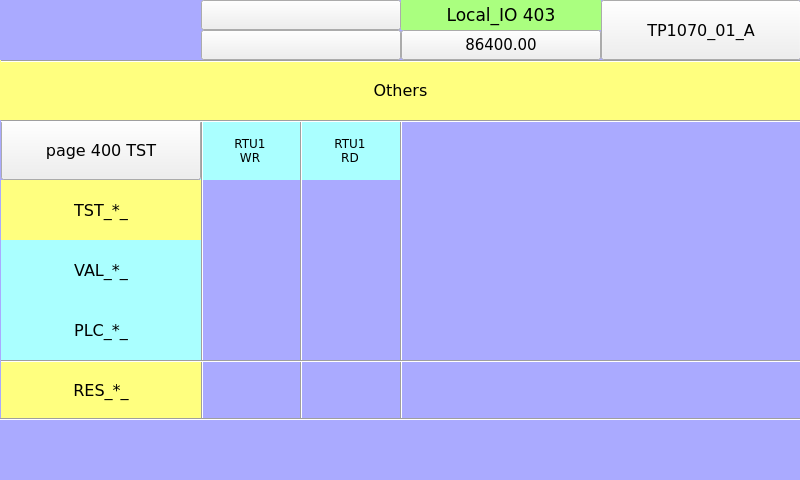
<?xml version="1.0" encoding="UTF-8"?>
<ui version="4.0">
 <class>page403</class>
 <widget class="QWidget" name="page403">
  <property name="geometry">
   <rect>
    <x>0</x>
    <y>0</y>
    <width>800</width>
    <height>480</height>
   </rect>
  </property>
  <property name="minimumSize">
   <size>
    <width>800</width>
    <height>480</height>
   </size>
  </property>
  <property name="maximumSize">
   <size>
    <width>800</width>
    <height>480</height>
   </size>
  </property>
  <property name="windowTitle">
   <string>page403</string>
  </property>
  <property name="styleSheet">
   <string notr="true">QWidget#page403
{
background-color: rgb(170, 170, 255);
}</string>
  </property>
  <widget class="ATCMled" name="atcmLed_PLC_RTU_RD">
   <property name="geometry">
    <rect>
     <x>300</x>
     <y>300</y>
     <width>100</width>
     <height>60</height>
    </rect>
   </property>
   <property name="toolTip">
    <string>RTU_RTU_RD</string>
   </property>
   <property name="whatsThis">
    <string>ATCMled widget</string>
   </property>
   <property name="font">
    <font>
     <family>DejaVu Sans</family>
     <pointsize>8</pointsize>
    </font>
   </property>
   <property name="variable">
    <string>RTU_RTU_RD</string>
   </property>
   <property name="refresh">
    <number>500</number>
   </property>
   <property name="viewStatus">
    <bool>false</bool>
   </property>
   <property name="visibilityVar">
    <string>TST_RTU1_RD</string>
   </property>
   <property name="onIcon">
    <iconset>
     <normaloff>:/on.png</normaloff>:/on.png</iconset>
   </property>
   <property name="offIcon">
    <iconset>
     <normaloff>:/off.png</normaloff>:/off.png</iconset>
   </property>
  </widget>
  <widget class="QLabel" name="label_RTU_AnIn_20">
   <property name="geometry">
    <rect>
     <x>0</x>
     <y>60</y>
     <width>801</width>
     <height>60</height>
    </rect>
   </property>
   <property name="font">
    <font>
     <family>DejaVu Sans</family>
     <pointsize>12</pointsize>
    </font>
   </property>
   <property name="styleSheet">
    <string notr="true">background-color: rgb(255, 255, 127);</string>
   </property>
   <property name="text">
    <string>Others</string>
   </property>
   <property name="alignment">
    <set>Qt::AlignCenter</set>
   </property>
  </widget>
  <widget class="QLabel" name="label_TST_DigIn_">
   <property name="geometry">
    <rect>
     <x>1</x>
     <y>180</y>
     <width>200</width>
     <height>60</height>
    </rect>
   </property>
   <property name="font">
    <font>
     <family>DejaVu Sans</family>
     <pointsize>12</pointsize>
    </font>
   </property>
   <property name="styleSheet">
    <string notr="true">background-color: rgb(255, 255, 127);</string>
   </property>
   <property name="text">
    <string>TST_*_</string>
   </property>
   <property name="alignment">
    <set>Qt::AlignCenter</set>
   </property>
  </widget>
  <widget class="ATCMbutton" name="atcmButton_6">
   <property name="geometry">
    <rect>
     <x>601</x>
     <y>0</y>
     <width>200</width>
     <height>60</height>
    </rect>
   </property>
   <property name="font">
    <font>
     <family>DejaVu Sans</family>
     <pointsize>12</pointsize>
     <weight>50</weight>
     <bold>false</bold>
    </font>
   </property>
   <property name="toolTip">
    <string/>
   </property>
   <property name="whatsThis">
    <string>ATCMbutton widget</string>
   </property>
   <property name="pageName">
    <string>menu</string>
   </property>
   <property name="statusvar">
    <string/>
   </property>
   <property name="viewStatus">
    <bool>false</bool>
   </property>
   <property name="refresh">
    <number>200</number>
   </property>
   <property name="visibilityVar">
    <string/>
   </property>
   <property name="bgColor">
    <color>
     <red>170</red>
     <green>255</green>
     <blue>255</blue>
    </color>
   </property>
   <property name="borderColor">
    <color>
     <red>0</red>
     <green>0</green>
     <blue>0</blue>
    </color>
   </property>
   <property name="text">
    <string>TP1070_01_A</string>
   </property>
   <property name="pressText">
    <string>TP1070_01_A</string>
   </property>
   <property name="borderWidth">
    <number>1</number>
   </property>
   <property name="borderRadius">
    <number>0</number>
   </property>
   <property name="apparence">
    <enum>QFrame::Raised</enum>
   </property>
  </widget>
  <widget class="Line" name="line_6">
   <property name="geometry">
    <rect>
     <x>400</x>
     <y>120</y>
     <width>3</width>
     <height>300</height>
    </rect>
   </property>
   <property name="font">
    <font>
     <family>DejaVu Sans</family>
     <pointsize>8</pointsize>
    </font>
   </property>
   <property name="orientation">
    <enum>Qt::Vertical</enum>
   </property>
  </widget>
  <widget class="QLabel" name="label_Qt_Project_2">
   <property name="geometry">
    <rect>
     <x>401</x>
     <y>0</y>
     <width>200</width>
     <height>30</height>
    </rect>
   </property>
   <property name="font">
    <font>
     <family>DejaVu Sans</family>
     <pointsize>13</pointsize>
    </font>
   </property>
   <property name="styleSheet">
    <string notr="true">background-color: rgb(170, 255, 127);</string>
   </property>
   <property name="text">
    <string>Local_IO 403</string>
   </property>
   <property name="alignment">
    <set>Qt::AlignCenter</set>
   </property>
  </widget>
  <widget class="QLabel" name="label_PLC_DigIn_18">
   <property name="geometry">
    <rect>
     <x>300</x>
     <y>120</y>
     <width>100</width>
     <height>60</height>
    </rect>
   </property>
   <property name="font">
    <font>
     <family>DejaVu Sans</family>
     <pointsize>9</pointsize>
    </font>
   </property>
   <property name="styleSheet">
    <string notr="true">background-color: rgb(170, 255, 255);</string>
   </property>
   <property name="text">
    <string>RTU1
RD</string>
   </property>
   <property name="alignment">
    <set>Qt::AlignCenter</set>
   </property>
  </widget>
  <widget class="ATCMled" name="atcmLed_TST_RTU_WR">
   <property name="geometry">
    <rect>
     <x>200</x>
     <y>180</y>
     <width>100</width>
     <height>60</height>
    </rect>
   </property>
   <property name="toolTip">
    <string>TST_RTU1_WR</string>
   </property>
   <property name="whatsThis">
    <string>ATCMled widget</string>
   </property>
   <property name="font">
    <font>
     <family>DejaVu Sans</family>
     <pointsize>8</pointsize>
    </font>
   </property>
   <property name="variable">
    <string>TST_RTU1_WR</string>
   </property>
   <property name="refresh">
    <number>500</number>
   </property>
   <property name="viewStatus">
    <bool>false</bool>
   </property>
   <property name="visibilityVar">
    <string/>
   </property>
   <property name="onIcon">
    <iconset>
     <normaloff>:/on.png</normaloff>:/on.png</iconset>
   </property>
   <property name="offIcon">
    <iconset>
     <normaloff>:/off.png</normaloff>:/off.png</iconset>
   </property>
  </widget>
  <widget class="ATCMled" name="atcmLed_PLC_RTU_WR">
   <property name="geometry">
    <rect>
     <x>200</x>
     <y>300</y>
     <width>100</width>
     <height>60</height>
    </rect>
   </property>
   <property name="toolTip">
    <string>RTU_RTU_WR</string>
   </property>
   <property name="whatsThis">
    <string>ATCMled widget</string>
   </property>
   <property name="font">
    <font>
     <family>DejaVu Sans</family>
     <pointsize>8</pointsize>
    </font>
   </property>
   <property name="variable">
    <string>RTU_RTU_WR</string>
   </property>
   <property name="refresh">
    <number>500</number>
   </property>
   <property name="viewStatus">
    <bool>false</bool>
   </property>
   <property name="visibilityVar">
    <string>TST_RTU1_WR</string>
   </property>
   <property name="onIcon">
    <iconset>
     <normaloff>:/on.png</normaloff>:/on.png</iconset>
   </property>
   <property name="offIcon">
    <iconset>
     <normaloff>:/off.png</normaloff>:/off.png</iconset>
   </property>
  </widget>
  <widget class="ATCMlabel" name="atcmLabel_PLC_time">
   <property name="geometry">
    <rect>
     <x>401</x>
     <y>30</y>
     <width>200</width>
     <height>30</height>
    </rect>
   </property>
   <property name="font">
    <font>
     <family>DejaVu Sans</family>
     <pointsize>11</pointsize>
     <weight>50</weight>
     <bold>false</bold>
    </font>
   </property>
   <property name="text">
    <string>86400.00</string>
   </property>
   <property name="toolTip">
    <string>PLC_time</string>
   </property>
   <property name="whatsThis">
    <string>ATCMlabel widget</string>
   </property>
   <property name="variable">
    <string>PLC_time</string>
   </property>
   <property name="refresh">
    <number>500</number>
   </property>
   <property name="max">
    <string>0</string>
   </property>
   <property name="min">
    <string>0</string>
   </property>
   <property name="viewStatus">
    <bool>false</bool>
   </property>
   <property name="visibilityVar">
    <string/>
   </property>
   <property name="bgColor">
    <color>
     <red>170</red>
     <green>255</green>
     <blue>127</blue>
    </color>
   </property>
   <property name="borderWidth">
    <number>0</number>
   </property>
   <property name="borderRadius">
    <number>0</number>
   </property>
   <property name="apparence">
    <enum>QFrame::Plain</enum>
   </property>
  </widget>
  <widget class="Line" name="line">
   <property name="geometry">
    <rect>
     <x>201</x>
     <y>120</y>
     <width>3</width>
     <height>300</height>
    </rect>
   </property>
   <property name="font">
    <font>
     <family>DejaVu Sans</family>
     <pointsize>8</pointsize>
    </font>
   </property>
   <property name="orientation">
    <enum>Qt::Vertical</enum>
   </property>
  </widget>
  <widget class="ATCMled" name="atcmLed_VAL_RTU_WR">
   <property name="geometry">
    <rect>
     <x>200</x>
     <y>240</y>
     <width>100</width>
     <height>60</height>
    </rect>
   </property>
   <property name="toolTip">
    <string>VAL_RTU1_WR</string>
   </property>
   <property name="whatsThis">
    <string>ATCMled widget</string>
   </property>
   <property name="font">
    <font>
     <family>DejaVu Sans</family>
     <pointsize>8</pointsize>
    </font>
   </property>
   <property name="variable">
    <string>VAL_RTU1_WR</string>
   </property>
   <property name="refresh">
    <number>500</number>
   </property>
   <property name="viewStatus">
    <bool>false</bool>
   </property>
   <property name="visibilityVar">
    <string>TST_RTU1_WR</string>
   </property>
   <property name="onIcon">
    <iconset>
     <normaloff>:/on.png</normaloff>:/on.png</iconset>
   </property>
   <property name="offIcon">
    <iconset>
     <normaloff>:/off.png</normaloff>:/off.png</iconset>
   </property>
  </widget>
  <widget class="ATCManimation" name="atcmAnimation_TEST_STATUS">
   <property name="geometry">
    <rect>
     <x>1</x>
     <y>0</y>
     <width>120</width>
     <height>60</height>
    </rect>
   </property>
   <property name="toolTip">
    <string>TEST_STATUS</string>
   </property>
   <property name="whatsThis">
    <string>ATCManimation widget</string>
   </property>
   <property name="font">
    <font>
     <family>DejaVu Sans</family>
     <pointsize>8</pointsize>
    </font>
   </property>
   <property name="mapping">
    <string>0;:/icons/my_img/local.png;216;:/icons/my_img/remote.png;42;:/icons/my_img/done.png</string>
   </property>
   <property name="variable">
    <string>TEST_STATUS</string>
   </property>
   <property name="refresh">
    <number>500</number>
   </property>
   <property name="viewStatus">
    <bool>false</bool>
   </property>
   <property name="visibilityVar">
    <string/>
   </property>
  </widget>
  <widget class="Line" name="line_5">
   <property name="geometry">
    <rect>
     <x>300</x>
     <y>120</y>
     <width>3</width>
     <height>300</height>
    </rect>
   </property>
   <property name="font">
    <font>
     <family>DejaVu Sans</family>
     <pointsize>8</pointsize>
    </font>
   </property>
   <property name="orientation">
    <enum>Qt::Vertical</enum>
   </property>
  </widget>
  <widget class="Line" name="line_2">
   <property name="geometry">
    <rect>
     <x>1</x>
     <y>60</y>
     <width>800</width>
     <height>3</height>
    </rect>
   </property>
   <property name="font">
    <font>
     <family>DejaVu Sans</family>
     <pointsize>8</pointsize>
    </font>
   </property>
   <property name="orientation">
    <enum>Qt::Horizontal</enum>
   </property>
  </widget>
  <widget class="QLabel" name="label_RES_DigIn_">
   <property name="geometry">
    <rect>
     <x>1</x>
     <y>360</y>
     <width>200</width>
     <height>60</height>
    </rect>
   </property>
   <property name="font">
    <font>
     <family>DejaVu Sans</family>
     <pointsize>12</pointsize>
    </font>
   </property>
   <property name="styleSheet">
    <string notr="true">background-color: rgb(255, 255, 127);</string>
   </property>
   <property name="text">
    <string>RES_*_</string>
   </property>
   <property name="alignment">
    <set>Qt::AlignCenter</set>
   </property>
  </widget>
  <widget class="ATCMtime" name="atcmTime_2">
   <property name="geometry">
    <rect>
     <x>201</x>
     <y>30</y>
     <width>200</width>
     <height>30</height>
    </rect>
   </property>
   <property name="font">
    <font>
     <family>DejaVu Sans</family>
     <pointsize>11</pointsize>
    </font>
   </property>
   <property name="toolTip">
    <string>ATCM QTime</string>
   </property>
   <property name="whatsThis">
    <string>ATCMtime widget</string>
   </property>
   <property name="bgColor">
    <color>
     <red>170</red>
     <green>255</green>
     <blue>127</blue>
    </color>
   </property>
   <property name="borderWidth">
    <number>0</number>
   </property>
   <property name="borderRadius">
    <number>0</number>
   </property>
  </widget>
  <widget class="ATCMled" name="atcmLed_RES_RTU_RD">
   <property name="geometry">
    <rect>
     <x>300</x>
     <y>360</y>
     <width>100</width>
     <height>60</height>
    </rect>
   </property>
   <property name="toolTip">
    <string>RES_RTU1_RD</string>
   </property>
   <property name="whatsThis">
    <string>ATCMled widget</string>
   </property>
   <property name="font">
    <font>
     <family>DejaVu Sans</family>
     <pointsize>8</pointsize>
    </font>
   </property>
   <property name="variable">
    <string>RES_RTU1_RD</string>
   </property>
   <property name="refresh">
    <number>500</number>
   </property>
   <property name="viewStatus">
    <bool>false</bool>
   </property>
   <property name="visibilityVar">
    <string>TST_RTU1_RD</string>
   </property>
   <property name="onIcon">
    <iconset>
     <normaloff>:/on.png</normaloff>:/on.png</iconset>
   </property>
   <property name="offIcon">
    <iconset>
     <normaloff>:/off.png</normaloff>:/off.png</iconset>
   </property>
  </widget>
  <widget class="Line" name="line_8">
   <property name="geometry">
    <rect>
     <x>1</x>
     <y>360</y>
     <width>801</width>
     <height>3</height>
    </rect>
   </property>
   <property name="font">
    <font>
     <family>DejaVu Sans</family>
     <pointsize>8</pointsize>
    </font>
   </property>
   <property name="orientation">
    <enum>Qt::Horizontal</enum>
   </property>
  </widget>
  <widget class="QLabel" name="label_PLC_DigIn_14">
   <property name="geometry">
    <rect>
     <x>1</x>
     <y>300</y>
     <width>200</width>
     <height>60</height>
    </rect>
   </property>
   <property name="font">
    <font>
     <family>DejaVu Sans</family>
     <pointsize>12</pointsize>
    </font>
   </property>
   <property name="styleSheet">
    <string notr="true">background-color: rgb(170, 255, 255);</string>
   </property>
   <property name="text">
    <string>PLC_*_</string>
   </property>
   <property name="alignment">
    <set>Qt::AlignCenter</set>
   </property>
  </widget>
  <widget class="ATCMled" name="atcmLed_TST_RTU_RD">
   <property name="geometry">
    <rect>
     <x>300</x>
     <y>180</y>
     <width>100</width>
     <height>60</height>
    </rect>
   </property>
   <property name="toolTip">
    <string>TST_RTU1_RD</string>
   </property>
   <property name="whatsThis">
    <string>ATCMled widget</string>
   </property>
   <property name="font">
    <font>
     <family>DejaVu Sans</family>
     <pointsize>8</pointsize>
    </font>
   </property>
   <property name="variable">
    <string>TST_RTU1_RD</string>
   </property>
   <property name="refresh">
    <number>500</number>
   </property>
   <property name="viewStatus">
    <bool>false</bool>
   </property>
   <property name="visibilityVar">
    <string/>
   </property>
   <property name="onIcon">
    <iconset>
     <normaloff>:/on.png</normaloff>:/on.png</iconset>
   </property>
   <property name="offIcon">
    <iconset>
     <normaloff>:/off.png</normaloff>:/off.png</iconset>
   </property>
  </widget>
  <widget class="ATCMdate" name="atcmDate_2">
   <property name="geometry">
    <rect>
     <x>201</x>
     <y>0</y>
     <width>200</width>
     <height>30</height>
    </rect>
   </property>
   <property name="font">
    <font>
     <family>DejaVu Sans</family>
     <pointsize>11</pointsize>
    </font>
   </property>
   <property name="toolTip">
    <string>ATCM QDate</string>
   </property>
   <property name="whatsThis">
    <string>ATCMdate widget</string>
   </property>
   <property name="bgColor">
    <color>
     <red>170</red>
     <green>255</green>
     <blue>127</blue>
    </color>
   </property>
   <property name="borderWidth">
    <number>0</number>
   </property>
   <property name="borderRadius">
    <number>0</number>
   </property>
  </widget>
  <widget class="QLabel" name="label_PLC_DigIn_">
   <property name="geometry">
    <rect>
     <x>1</x>
     <y>240</y>
     <width>200</width>
     <height>60</height>
    </rect>
   </property>
   <property name="font">
    <font>
     <family>DejaVu Sans</family>
     <pointsize>12</pointsize>
    </font>
   </property>
   <property name="styleSheet">
    <string notr="true">background-color: rgb(170, 255, 255);</string>
   </property>
   <property name="text">
    <string>VAL_*_</string>
   </property>
   <property name="alignment">
    <set>Qt::AlignCenter</set>
   </property>
  </widget>
  <widget class="QLabel" name="label_PLC_DigIn_16">
   <property name="geometry">
    <rect>
     <x>200</x>
     <y>120</y>
     <width>100</width>
     <height>60</height>
    </rect>
   </property>
   <property name="font">
    <font>
     <family>DejaVu Sans</family>
     <pointsize>9</pointsize>
    </font>
   </property>
   <property name="styleSheet">
    <string notr="true">background-color: rgb(170, 255, 255);</string>
   </property>
   <property name="text">
    <string>RTU1
WR</string>
   </property>
   <property name="alignment">
    <set>Qt::AlignCenter</set>
   </property>
  </widget>
  <widget class="Line" name="line_hr2">
   <property name="geometry">
    <rect>
     <x>1</x>
     <y>120</y>
     <width>801</width>
     <height>3</height>
    </rect>
   </property>
   <property name="font">
    <font>
     <family>DejaVu Sans</family>
     <pointsize>8</pointsize>
    </font>
   </property>
   <property name="orientation">
    <enum>Qt::Horizontal</enum>
   </property>
  </widget>
  <widget class="ATCMbutton" name="atcmButton_page400">
   <property name="geometry">
    <rect>
     <x>1</x>
     <y>120</y>
     <width>200</width>
     <height>60</height>
    </rect>
   </property>
   <property name="font">
    <font>
     <family>DejaVu Sans</family>
     <pointsize>12</pointsize>
    </font>
   </property>
   <property name="toolTip">
    <string/>
   </property>
   <property name="whatsThis">
    <string>ATCMbutton widget</string>
   </property>
   <property name="pageName">
    <string>page400</string>
   </property>
   <property name="statusvar">
    <string/>
   </property>
   <property name="viewStatus">
    <bool>false</bool>
   </property>
   <property name="visibilityVar">
    <string/>
   </property>
   <property name="bgColor">
    <color>
     <red>170</red>
     <green>255</green>
     <blue>255</blue>
    </color>
   </property>
   <property name="text">
    <string>page 400 TST</string>
   </property>
   <property name="pressText">
    <string>page 400 TST</string>
   </property>
   <property name="borderWidth">
    <number>0</number>
   </property>
   <property name="borderRadius">
    <number>0</number>
   </property>
   <property name="apparence">
    <enum>QFrame::Raised</enum>
   </property>
  </widget>
  <widget class="Line" name="line_9">
   <property name="geometry">
    <rect>
     <x>0</x>
     <y>418</y>
     <width>801</width>
     <height>3</height>
    </rect>
   </property>
   <property name="font">
    <font>
     <family>DejaVu Sans</family>
     <pointsize>8</pointsize>
    </font>
   </property>
   <property name="orientation">
    <enum>Qt::Horizontal</enum>
   </property>
  </widget>
  <zorder>atcmLed_PLC_RTU_RD</zorder>
  <zorder>label_RTU_AnIn_20</zorder>
  <zorder>label_TST_DigIn_</zorder>
  <zorder>atcmButton_6</zorder>
  <zorder>label_Qt_Project_2</zorder>
  <zorder>label_PLC_DigIn_18</zorder>
  <zorder>atcmLed_TST_RTU_WR</zorder>
  <zorder>atcmLed_PLC_RTU_WR</zorder>
  <zorder>atcmLabel_PLC_time</zorder>
  <zorder>atcmLed_VAL_RTU_WR</zorder>
  <zorder>atcmAnimation_TEST_STATUS</zorder>
  <zorder>label_RES_DigIn_</zorder>
  <zorder>atcmTime_2</zorder>
  <zorder>atcmLed_RES_RTU_RD</zorder>
  <zorder>label_PLC_DigIn_14</zorder>
  <zorder>atcmLed_TST_RTU_RD</zorder>
  <zorder>atcmDate_2</zorder>
  <zorder>label_PLC_DigIn_</zorder>
  <zorder>label_PLC_DigIn_16</zorder>
  <zorder>atcmButton_page400</zorder>
  <zorder>line_6</zorder>
  <zorder>line</zorder>
  <zorder>line_2</zorder>
  <zorder>line_5</zorder>
  <zorder>line_8</zorder>
  <zorder>line_hr2</zorder>
  <zorder>line_9</zorder>
 </widget>
 <customwidgets>
  <customwidget>
   <class>ATCManimation</class>
   <extends>QLabel</extends>
   <header>atcmplugin.h</header>
  </customwidget>
  <customwidget>
   <class>ATCMbutton</class>
   <extends>QPushButton</extends>
   <header>atcmplugin.h</header>
  </customwidget>
  <customwidget>
   <class>ATCMdate</class>
   <extends>QPushButton</extends>
   <header>atcmplugin.h</header>
  </customwidget>
  <customwidget>
   <class>ATCMlabel</class>
   <extends>QPushButton</extends>
   <header>atcmplugin.h</header>
  </customwidget>
  <customwidget>
   <class>ATCMled</class>
   <extends>QLabel</extends>
   <header>atcmplugin.h</header>
  </customwidget>
  <customwidget>
   <class>ATCMtime</class>
   <extends>QPushButton</extends>
   <header>atcmplugin.h</header>
  </customwidget>
 </customwidgets>
 <resources/>
 <connections>
  <connection>
   <sender>atcmButton_6</sender>
   <signal>newPage(const char*,bool)</signal>
   <receiver>page403</receiver>
   <slot>goto_page(const char*,bool)</slot>
   <hints>
    <hint type="sourcelabel">
     <x>20</x>
     <y>20</y>
    </hint>
    <hint type="destinationlabel">
     <x>20</x>
     <y>20</y>
    </hint>
   </hints>
  </connection>
  <connection>
   <sender>atcmButton_page400</sender>
   <signal>newPage(const char*,bool)</signal>
   <receiver>page403</receiver>
   <slot>goto_page(const char*,bool)</slot>
   <hints>
    <hint type="sourcelabel">
     <x>20</x>
     <y>20</y>
    </hint>
    <hint type="destinationlabel">
     <x>20</x>
     <y>20</y>
    </hint>
   </hints>
  </connection>
 </connections>
 <slots>
  <slot>goto_page(const char*,bool)</slot>
 </slots>
</ui>
